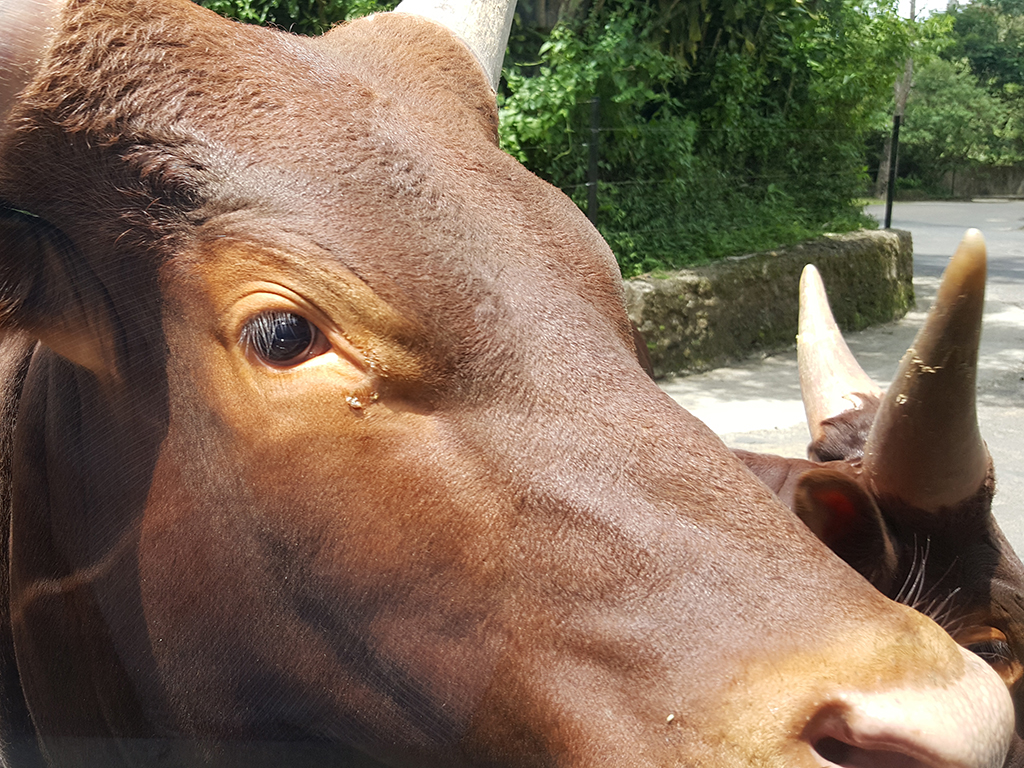
#> input picture images/ani1.jpg, 1024 x 768 px
$ python histogram_2D.py --image ../images/ani1.jpg
#> lines starting #> are read from the running program, lines starting #| are printed output that depends on the picture
# 필요한 패키지를 import함
from __future__ import print_function
import argparse
import cv2
from matplotlib import pyplot as plt

def histogram2D(img):
	hist = cv2.calcHist([img], [0, 1], None, [180, 256], [0, 180, 0, 256])
	# 결과 히스토그램 반환
	return hist

if __name__ == '__main__' :
	# 명령행 인자 처리
	ap = argparse.ArgumentParser()
	ap.add_argument('-i', '--image', required = True, \
			help = 'Path to the input image')
	args = vars(ap.parse_args())

	filename = args['image']

	# OpenCV를 사용하여 영상 데이터 로딩
	image = cv2.imread(filename)
#> image is the input picture: shape (768, 1024, 3); mean B, G, R 87.3, 107.5, 128.3

	hsv = cv2.cvtColor(image, cv2.COLOR_BGR2HSV)
#> hsv: shape (768, 1024, 3); mean H, S, V 27.4, 89.7, 131.5
	# 히스토그램 계산
	hist = histogram2D(hsv)
#> in histogram2D, `hist = cv2.calcHist([img], [0, 1], None, [180, 256], [0, 180, 0, 256])`:
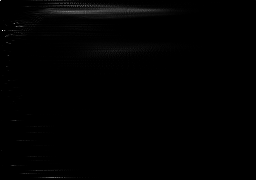
#> hist: shape (180, 256) float32; min 0, max 2580, mean 17.1; drawn with min black and max white

	# 히스토그램 출력
	image = cv2.cvtColor(image, cv2.COLOR_BGR2RGB)
	plt.subplot(1, 2, 1), plt.imshow(image)
	plt.title('image'), plt.xticks([]), plt.yticks([])
	#plt.subplot(1, 2, 2), plt.imshow(hist, cmap=cm.RdYlGn)
	plt.subplot(1, 2, 2), plt.imshow(hist, cmap=plt.cm.hot)
	plt.title('histogram'), plt.axis([0, 256, 0, 180])
	plt.grid(True, color='0.5', linestyle='dashed', linewidth=0.5)
	plt.show()
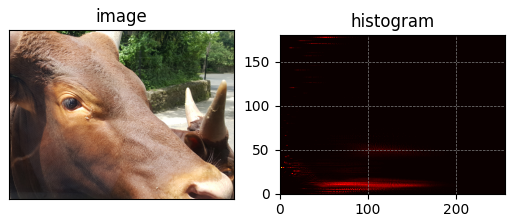
#> figure drawn by matplotlib, 2 panels

$ run again, on images/ani3.jpg
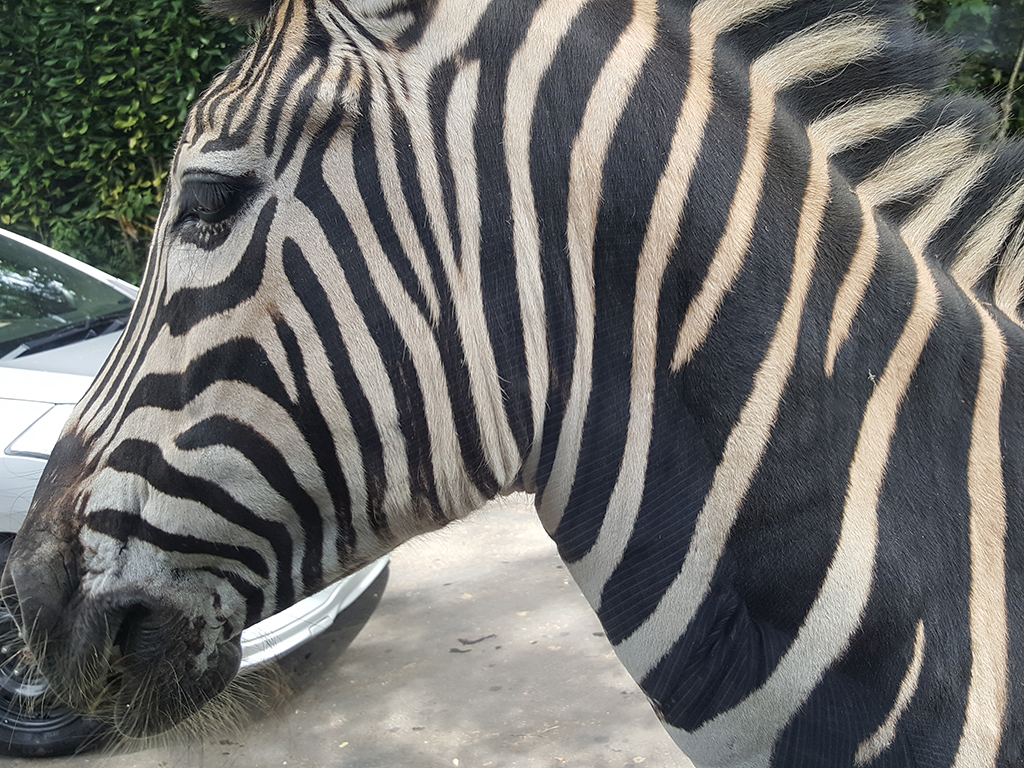
#> input picture images/ani3.jpg, 1024 x 768 px
#> image is the input picture: shape (768, 1024, 3); mean B, G, R 108.6, 111.4, 111.8
#> hsv: shape (768, 1024, 3); mean H, S, V 65.7, 36.2, 117.5
#> in histogram2D, `hist = cv2.calcHist([img], [0, 1], None, [180, 256], [0, 180, 0, 256])`:
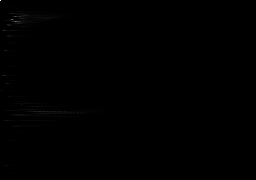
#> hist: shape (180, 256) float32; min 0, max 12988, mean 17.1; drawn with min black and max white
#> `plt.show()`:
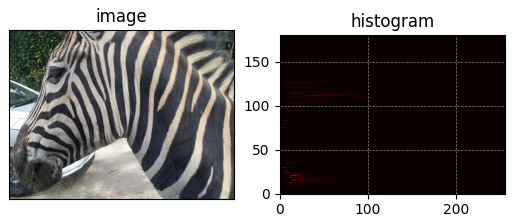
#> figure drawn by matplotlib, 2 panels

$ run again, on images/cable_roi1.jpg
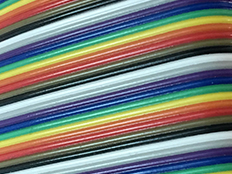
#> input picture images/cable_roi1.jpg, 232 x 174 px
#> image is the input picture: shape (174, 232, 3); mean B, G, R 119.7, 125.1, 120.9
#> hsv: shape (174, 232, 3); mean H, S, V 73.7, 114, 154.6
#> in histogram2D, `hist = cv2.calcHist([img], [0, 1], None, [180, 256], [0, 180, 0, 256])`:
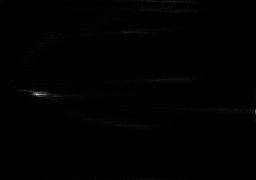
#> hist: shape (180, 256) float32; min 0, max 200, mean 0.9
#> `plt.show()`:
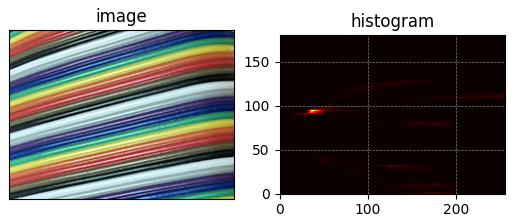
#> figure drawn by matplotlib, 2 panels

$ run again, on images/cable_roi2.jpg
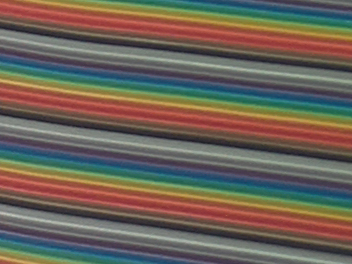
#> input picture images/cable_roi2.jpg, 352 x 264 px
#> image is the input picture: shape (264, 352, 3); mean B, G, R 87.8, 98.6, 108.5
#> hsv: shape (264, 352, 3); mean H, S, V 58.4, 93.1, 123.9
#> in histogram2D, `hist = cv2.calcHist([img], [0, 1], None, [180, 256], [0, 180, 0, 256])`:
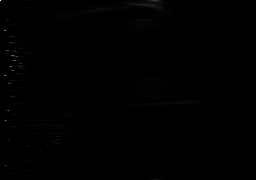
#> hist: shape (180, 256) float32; min 0, max 827, mean 2; drawn with min black and max white
#> `plt.show()`:
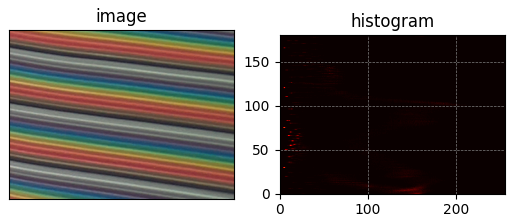
#> figure drawn by matplotlib, 2 panels
